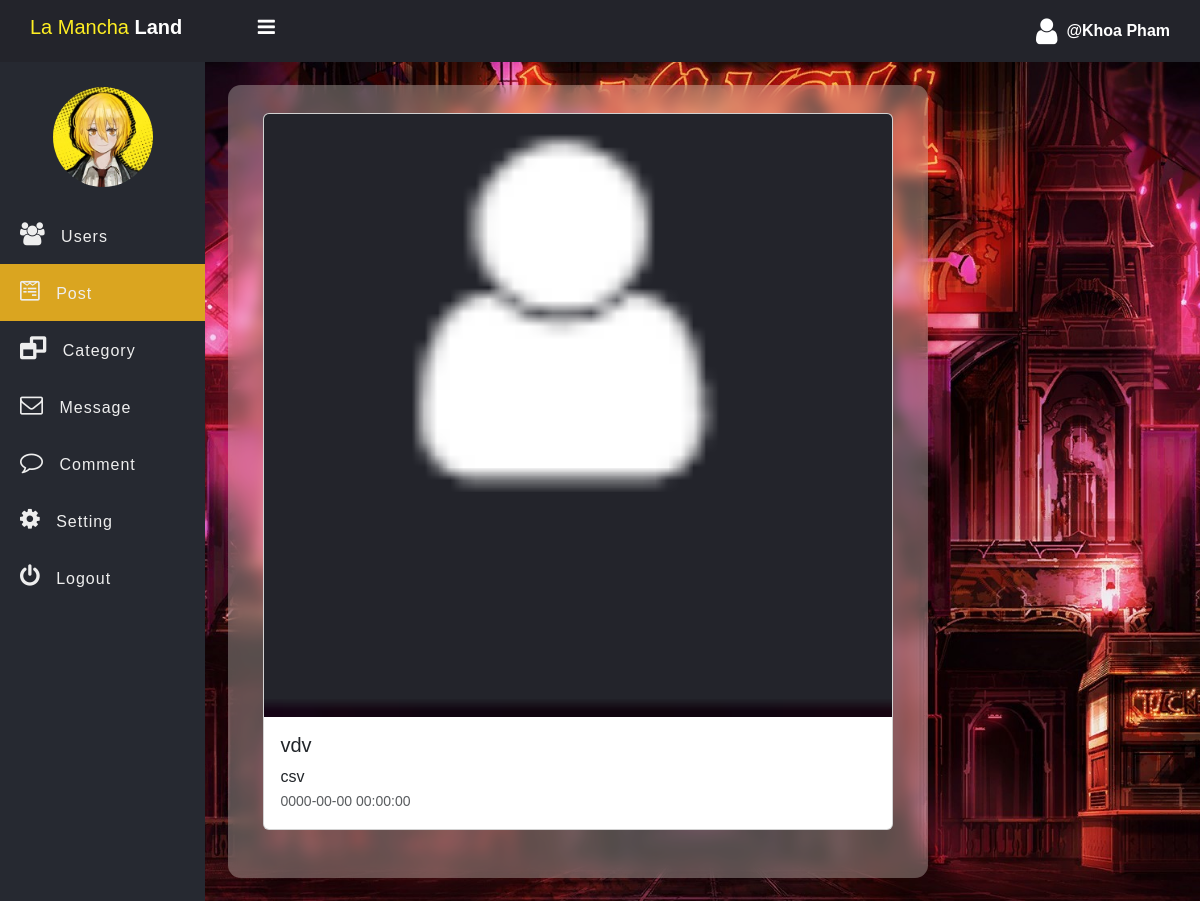
Page /admin/single_post.php?post_id=7 (signed in) on the committed database.
### tables this page shows
CREATE TABLE `post` (
  `post_id` int(11) NOT NULL,
  `post_title` varchar(127) NOT NULL,
  `post_text` text NOT NULL,
  `category` int(11) NOT NULL,
  `cover_url` varchar(255) NOT NULL DEFAULT 'default.jpg',
  `created_at` datetime NOT NULL DEFAULT current_timestamp()
);

### admin/data/Post.php (called while the page is built, shortened)
<?php
function getById($conn, $id){
    $sql = "SELECT * FROM post WHERE post_id = ?";
    $stmt = $conn->prepare($sql);
    $stmt->execute([$id]);
    if($stmt->rowCount() >= 1){
        $data = $stmt->fetch();
        return $data;
    }else{
        return 0;
    }
}
?>

### admin/single_post.php (the view, shortened to what this page needs)
<?php
if (isset($_SESSION['admin_id']) && isset($_SESSION['username']) && isset($_GET['post_id'])) {
    $post_id = $_GET['post_id'];
    include_once("data/Post.php");
    include_once("../db_conn.php");
    $post = getById($conn, $post_id);
 ?>
<!DOCTYPE html>
<html>
<head>
	<link rel="stylesheet" href="https://stackpath.bootstrapcdn.com/font-awesome/4.7.0/css/font-awesome.min.css">
	<link rel="stylesheet" href="../css/side-bar.css">
    <link rel="stylesheet" href="../css/style.css">
    <link href="https://cdn.jsdelivr.net/npm/bootstrap@5.3.3/dist/css/bootstrap.min.css"
    rel="stylesheet">
</head>
<body>
    <?php
    include "inc/side-nav.php" ;
    ?>
    <section class="section-1">
    <div class="main-single-post">
        <div class="card main-blog-card mb-5">
            <img src="../upload/blog/<?= $post['cover_url'] ?>" class="card-img-top" alt="...">
            <div class="card-body">
                <h5 class="card-title"><?= $post['post_title'] ?></h5>
                <?= $post['post_text'] ?>
                <p class="card-text">
                    <small class="text-body-secondary"><?= $post['created_at'] ?></small>
                </p>
            </div>
        </div>
    </div>
	</section>
	</div>
</body>
</html>
<?php
} else {
    header("Location: ../admin-login.php");
    exit;
}
?>

### css/side-bar.css (style rules this page uses)
* { padding: 0; margin: 0; box-sizing: border-box; font-family: arial, sans-serif; }

### css/style.css (style rules this page uses)
.main-blog-card { width: 90%; }
.section-1 { width: 100%; background: url("../img/lamancha.jpg") center /cover; padding: 23px; }
.main-single-post { border-radius: .8rem; backdrop-filter: blur(7px); background-color: rgba(255, 255, 245, 0.292) !important; display: flex; justify-content: center; align-items: center; padding-top: 3%; width: 90%; max-width: 700px; }

### rows in the picture
post: cover_url (picture), post_title "vdv", post_text "csv", created_at "0000-00-00 00:00:00"

### other values in the picture
$_SESSION['username'] "Khoa Pham"
